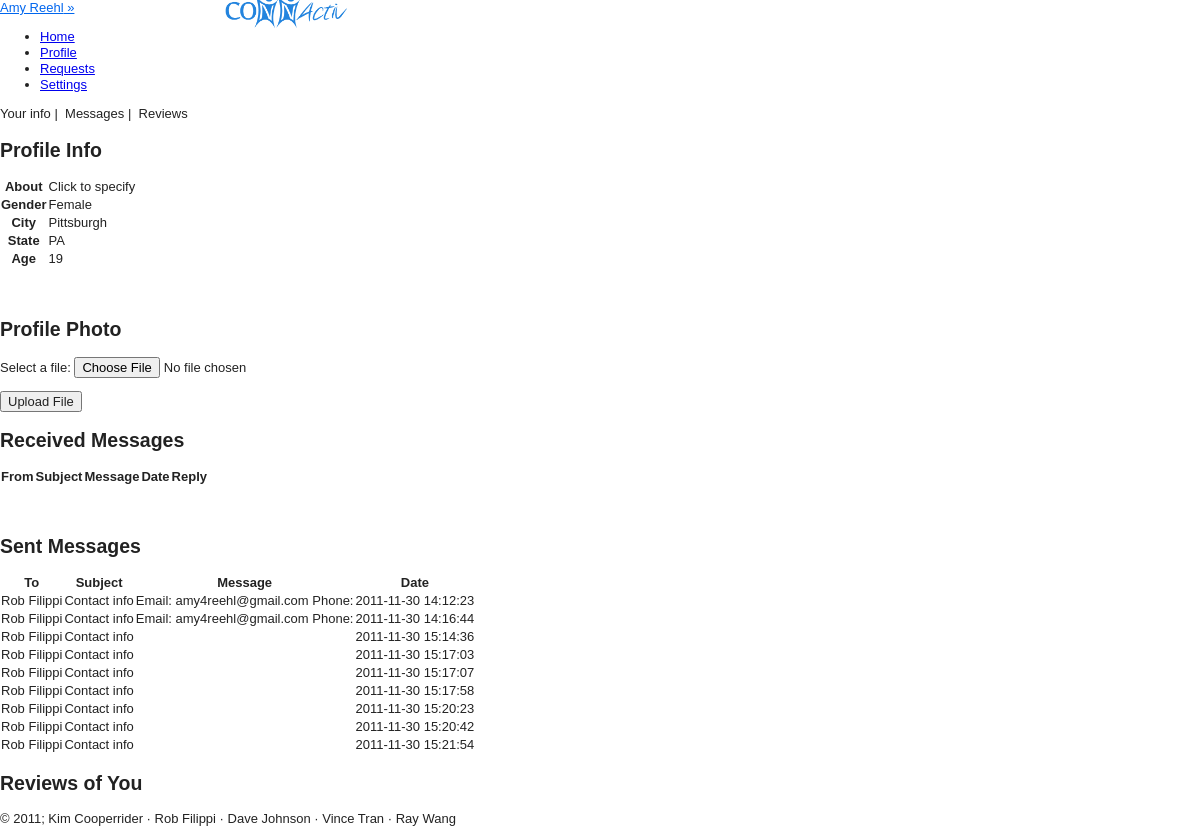
Before: /views/profile.php (signed in) with the older database file.
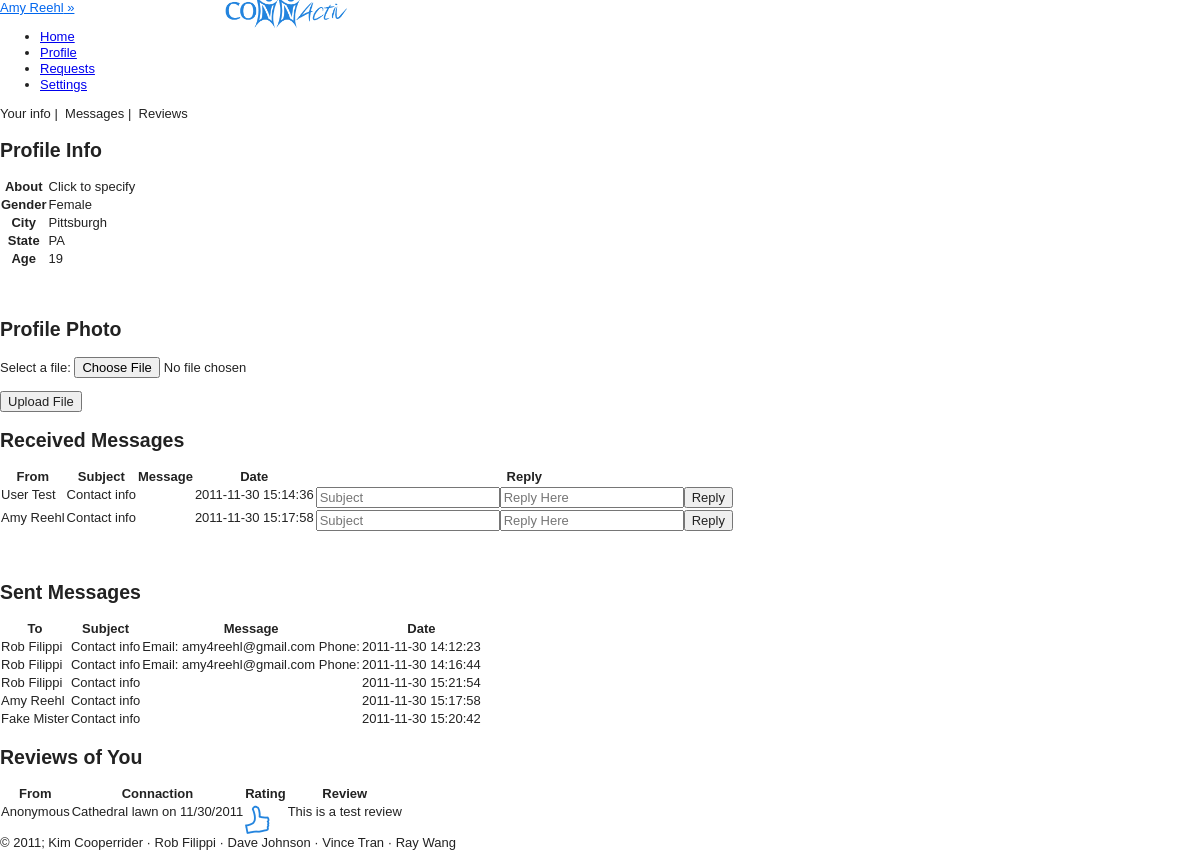
After: the same page with the newer database file.
### tables this page shows
CREATE TABLE IF NOT EXISTS `users` (
  `USER_ID` int(11) NOT NULL AUTO_INCREMENT,
  `PASSWORD` varchar(100) NOT NULL,
  `FIRST_NAME` char(20) DEFAULT NULL,
  `LAST_NAME` char(20) DEFAULT NULL,
  `STREET` varchar(25) DEFAULT NULL,
  `CITY` char(20) DEFAULT NULL,
  `STATE` char(2) DEFAULT NULL,
  `ZIP` int(11) DEFAULT NULL,
  `PHONE` char(12) DEFAULT NULL,
  `INTERESTS` varchar(4000) DEFAULT NULL,
  `PROFILE_PIC` varchar(45) NOT NULL DEFAULT '../public/images/avatar.png',
  `EMAIL` varchar(25) DEFAULT NULL,
  `DOB` date DEFAULT NULL,
  `GENDER` char(1) DEFAULT NULL,
  PRIMARY KEY (`USER_ID`)
);

CREATE TABLE IF NOT EXISTS `messages` (
  `FROM_USER` int(11) NOT NULL,
  `TO_USER` int(11) NOT NULL,
  `SUBJECT` varchar(100) DEFAULT NULL,
  `BODY` varchar(4000) DEFAULT NULL,
  `DATE` datetime NOT NULL DEFAULT '0000-00-00 00:00:00',
  PRIMARY KEY (`FROM_USER`,`TO_USER`,`DATE`)
);

CREATE TABLE IF NOT EXISTS `reviews` (
  `USER_ID` int(11) NOT NULL,
  `FROM_USER` int(11) NOT NULL,
  `IS_ANONYMOUS` int(11) DEFAULT '0',
  `CONNACTION_ID` int(11) NOT NULL,
  `IS_POSITIVE` int(11) DEFAULT NULL,
  `REVIEW_DATE` date DEFAULT NULL,
  `REVIEW` varchar(4000) DEFAULT NULL,
  PRIMARY KEY (`FROM_USER`,`CONNACTION_ID`)
);

CREATE TABLE IF NOT EXISTS `connactions` (
  `CONNACTION_ID` int(11) NOT NULL AUTO_INCREMENT,
  `POST_TIME` date NOT NULL,
  `USER_ID` int(11) NOT NULL,
  `LOCATION` varchar(255) NOT NULL,
  `START_TIME` datetime DEFAULT NULL,
  `MESSAGE` varchar(4000) DEFAULT NULL,
  `END_TIME` datetime DEFAULT NULL,
  `UNIQUE_NETWORK_ID` int(11) NOT NULL,
  `IS_PRIVATE` int(11) DEFAULT '0',
  PRIMARY KEY (`CONNACTION_ID`)
);

### views/config.php (called while the page is built, shortened)
<?php
include("functions_connactions.php");
include("functions_recommendations.php");
	function cookieExists(){
		if(isset($_COOKIE['ID_my_site']))
			return TRUE;
		else
			return FALSE;
	}
	function validCookie(){
		$username = $_COOKIE['ID_my_site'];
		$pass = $_COOKIE['Key_my_site'];
		$info = getDatabaseInfo("users", "email", $username);
			if ($pass != $info['PASSWORD']) {
				return FALSE;
			}
			else{
				return TRUE;
 			}
	}
	function getDatabaseInfo($table, $attribute, $value){
		$check = getResourceIDs($table, $attribute, $value);
		return mysql_fetch_array($check);
	}
	function getResourceIDs($table, $attribute, $value){
		$check = mysql_query("SELECT * FROM $table WHERE $attribute = '$value'")or die(mysql_error());
		return $check;
	}
	function getName(){
		if(cookieExists())
		{
			if (validCookie()) {
				$username = $_COOKIE['ID_my_site'];
				$info = getDatabaseInfo("users", "email", $username);
				return $info['FIRST_NAME'] . " " . $info['LAST_NAME'];
			}
		}
	}
	function getUserID(){
		if(cookieExists())
		{
			if (validCookie()) {
				$username = $_COOKIE['ID_my_site'];
				$info = getDatabaseInfo("users", "email", $username);
				return $info['USER_ID'];
			}
		}
	}
	function getUserName($userID){
		$info = getDatabaseInfo("users", "user_id", $userID);
		return $info['FIRST_NAME'] . " " . $info['LAST_NAME'];
	}
	function getAboutMe($userID){
		$info = getDatabaseInfo("users", "user_id", $userID);
		if($info['INTERESTS'])
			return $info['INTERESTS'];
		else
			return "Click to specify";
	}
	function getUserGender($userID){
		$info = getDatabaseInfo("users", "user_id", $userID);
		if($info['GENDER'] == 'M')
			$gender = "Male";
		else if($info['GENDER'] == 'F')
			$gender = "Female";
		else
			$gender = "Click to specify";
		return $gender;
	}
	function getAge($userID){
		$today = getDate();
		$info = getDatabaseInfo("users", "user_id", $userID);
		if($info['DOB']){
			$DOB = date_parse($info['DOB']);
			$age = $today["year"] - $DOB["year"];
			if(($today["mon"] - $DOB["month"]) < 0)
				return $age - 1;
			else if(($today["mon"] - $DOB["month"]) > 0)
				return $age;
			else{
				if(($today["mday"] - $DOB["day"]) < 0)
						return $age - 1;
				else
					return $age;
			}
		}
		else
			return "Click to specify";
	}
	function getUserState($userID) {
		$info = getDatabaseInfo("users", "user_id", $userID);
		$state = $info['STATE'];
		return $state;
	}
	function getUserCity($userID) {
		$info = getDatabaseInfo("users", "user_id", $userID);
		$city = $info['CITY'];
		return $city;
	}
	function getIncMessages($userid){
		$incMessages = array();
		$query = "select * from messages where to_user = ".$userid;
		$result = mysql_query($query);
		while($info = mysql_fetch_array($result)){
			$incMessages[] = $info;
		}
		return $incMessages;
	}
	function getSentMessages($userid){
		$incMessages = array();
		$query = "select * from messages where from_user = ".$userid;
		$result = mysql_query($query);
		while($info = mysql_fetch_array($result)){
			$incMessages[] = $info;
		}
		return $incMessages;
	}
?>

### views/functions_recommendations.php (called while the page is built, shortened)
<?
function getAllReviews($userid){
	$reviews = array();
		$query = "SELECT * FROM reviews WHERE user_id = ".$userid;
	$result = mysql_query($query) or die(mysql_error());
	while($row = mysql_fetch_array($result)){
		$reviews[] = $row;
	}
	return $reviews;
}
?>

### views/profile.php (the view, shortened to what this page needs)
<? include("header.php");
	if(cookieExists())
	{
		if (!validCookie()) {
			header("Location: ../index.html");
		}
		else{
				$userID = getUserID();
			?>
			<div class="page">
				<div class="pageViewer">
					<span class="clickable active green" id="profile">Your info</span>&nbsp;|&nbsp;
					<span class="clickable green" id="messages">Messages</span>&nbsp;|&nbsp;
					<span class="clickable green" id="reviews">Reviews</span>
				</div>
			<div class="section" id="view_profile">
			<h2>Profile Info</h2>
			<div class="greyBorder">
			<form action="<?php echo $_SERVER['PHP_SELF']?>" method="post">
			<table class="simple_table" id="myInfo">
				<tr>
					<th>About</th>
					<td>
						<? $about = getAboutMe($userID); ?>
						<span class="clickable expander"><? echo $about ?><span class='editIcon'></span></span>
					</td>
				</tr>
				<tr>
					<th>Gender</th>
					<td>
					<? $sex = getUserGender($userID);
					?>
						<span class="clickable expander"><? echo $sex ?><span class='editIcon'></span></span>
					</td>
				</tr>
				<tr>
					<th>City</th>
					<td>
					<? $city = getUserCity($userID); ?>
					<span class="clickable expander"><? echo $city ?><span class='editIcon'></span></span>
					</td>
				</tr>
				<tr>
					<th>State</th>
					<td>
					<? $st = getUserState($userID); ?>
					<span class="clickable expander"><? echo $st ?><span class='editIcon'></span></span>
					</td>
				</tr>
				<tr>
					<th>Age</th>
					<td>
						<? $age = getAge($userID); ?>
						<span class="clickable expander"><? echo $age ?><span class='editIcon'></span></span>
					</td>
				</tr>
				</form>
			</div>
			<br/><br/>
				<h2>Profile Photo</h2>
				<div class="greyBorder">
				<form action="<?php echo $_SERVER['PHP_SELF']; ?>" method="post" enctype="multipart/form-data">
						<p>
							<label for="file">Select a file:</label> <input type="file" name="userfile" id="file"> <br />
							<input type = 'hidden' name = 'fileupload' /></p>
							<button>Upload File</button>
				</form>
				</div>
			</div>
			<div class="section" id="view_messages">
				<h2>Received Messages</h2>
			<table id="receivedMessages" class="alternating regular_table">
				<thead>
					<tr>
						<th>From</th>
						<th>Subject</th>
						<th>Message</th>
						<th>Date</th>
						<th>Reply</th>
					</tr>
				</thead>
				<tbody>
				<?php
					$incMessages = getIncMessages(getUserID());
						foreach($incMessages as $message){
							echo "<tr><td>".getUserName($message['FROM_USER'])."</td>";
							echo "<td>".$message['SUBJECT']."</td>";
							echo "<td>".$message['BODY']."</td>";
							echo "<td>".$message['DATE']."</td>";
							echo "<td><form action = ".$_SERVER['PHP_SELF']." method = 'post'><input = 'textbox' placeholder = 'Subject' name = 'reply[]'><input = 'textarea' placeholder = 'Reply Here' name = 'reply[]'><input type = 'submit' name = 'reply[]' value = 'Reply'/><input type = 'hidden' name = 'reply[]' value = '".$message['FROM_USER']."'/></form></td>";
							echo "</tr>";
						}
				?>
				</tbody>
			</table>
				<br/><br/>
				<h2>Sent Messages</h2>
			<table id="sentMessages" class="alternating regular_table">
				<thead>
				<tr>
					<th>To</th>
					<th>Subject</th>
					<th>Message</th>
					<th>Date</th>
				</tr>
				</thead>
				<tbody>
				<?php
					$sentMessages = getSentMessages(getUserID());
					foreach($sentMessages as $message){
						echo "<tr>";
						echo "<td>".getUserName($message['TO_USER'])."</td>";
						echo "<td>".$message['SUBJECT']."</td>";
						echo "<td>".$message['BODY']."</td>";
						echo "<td>".$message['DATE']."</td>";
						echo "</tr>";
					}
				?>
				</tbody>
			</table>
			</div>
			<div class="section" id="view_reviews">
			<h2>Reviews of You</h2>
			<?
			$review = getAllReviews($userID);
			echo getFormattedReviews($review);
			?>
			</div>
			</div>
			<?php
		}
	}
	else {
		header("Location: ../index.html");
	}
	include('footer.php');
?>

### views/header.php (shortened to what this page needs)
<? include_once("config.php"); ?>
<!DOCTYPE HTML>
<html>
<head>
<link type="text/css" rel="stylesheet" href="../styles/defaults.css"/>
<link type="text/css" rel="stylesheet/less" href="../styles/style.less"/>
<link type="text/css" rel="stylesheet/less" href="../styles/posts.less"/>
<link type="text/css" rel="stylesheet/less" href="../styles/sidebar.less"/>
<link type="text/css" rel="stylesheet" href="../styles/demo_table.css"/>
<link type="text/css" rel="stylesheet" href="../styles/validationEngine.jquery.css" />
<link type="text/css" rel="stylesheet" href="../styles/jquery.fancybox-1.3.4.css" />
</head>
<body>
<div id="container">
	<header>
	<a id="user_login" href="#"><? echo getName(); ?>&nbsp;&raquo;</a>
	<span style=" position: absolute; left: 220px">
		<img height="40" style="margin-top: -10px;" src="../public/images/logo.png"/>
	</span>
			<span id="top-nav">
				<ul id="nav">
					<li class="headerlink" id="link_home"><a class="top_links" id="home" href="home.php">Home</a></li>
					<li class="headerlink" id="link_profile"><a class="top_links" id="profile" href="profile.php">Profile</a></li>
					<li class="headerlink" id="link_requests"><a class="top_links" id="requests" href="requests.php">Requests</a></li>
					<li class="headerlink" id="link_settings"><a class="top_links" id="settings" href="settings.php">Settings</a></li>
				</ul>
			</span>
	</header>
	<div id="content">

### views/footer.php
</div>
<div id="footer">&copy; 2011; Kim Cooperrider &middot; Rob Filippi &middot; Dave Johnson &middot; Vince Tran &middot; Ray Wang</div>
</div>
</body>
</html>

### views/functions_connactions.php (shortened to what this page needs)
<?
	function getFormattedReviews($review) {
		$details = "";
		if(sizeof($review) > 0){
			$details .= "<table class='alternating regular_table'>";
			$details .= "<thead><th>From</th><th>Connaction</th><th>Rating</th><th>Review</th></tr></thead>";
			$details .= "<tbody>";
			foreach($review as $rev){
				if($rev['IS_POSITIVE'] == 1){$posNeg = "<td><img src='../public/images/thumbs_up.png' height='30'/></td>";}
				else{$posNeg = "<td><img  src='../public/images/thumbs_down.png' height='30'/></td>";}
				if($rev['IS_ANONYMOUS'] == 1){$from = "Anonymous";}
				else{$from = getUserName($rev['FROM_USER']);}
				$connactInfo = getConnactionActivity($rev['CONNACTION_ID']);
				$loc = getConnactionLocation($rev['CONNACTION_ID']);
				$date = getConnactionDate($rev['CONNACTION_ID'], "START");
				$connactInfo = '';
				if ($loc) $connactInfo .= $loc;
				if ($date) $connactInfo .= " on $date";
				$details .= "<tr><td>".$from."</td><td>$connactInfo</td>".$posNeg."<td>".$rev['REVIEW']."</td></tr>";
			}
			$details .= "</tbody></table>";
		}
		return $details;
	}
	function getConnactionActivity($connactionID){
		$activityID = getDatabaseInfo("connactions", "connaction_id", $connactionID);
		$act = getDatabaseInfo("unique_networks", "unique_network_id", $activityID['UNIQUE_NETWORK_ID']);
		$activity = getDatabaseInfo("activities", "activity_id", $act['ACTIVITY_ID']);
		$activityName = $activity['ACTIVITY_NAME'];
		return $activityName;
	}
	function getConnactionDate($connactionID, $argument){
		$dateID = getDatabaseInfo("connactions", "connaction_id", $connactionID);
		$date = $dateID[$argument.'_TIME'];
		$dateParsed = date_parse($date);
		$newDate = $dateParsed["month"].'/'.$dateParsed["day"].'/'.$dateParsed["year"];
		return $newDate;
	}
	function getConnactionLocation($connactionID){
		$connaction = getDatabaseInfo("connactions", "connaction_id", $connactionID);
		$location = $connaction['LOCATION'];
		return $location;
	}
?>

### styles/defaults.css (style rules this page uses)
article, aside, details, figcaption, figure, footer, header, hgroup, nav, section { display: block; }
html { font-size: 100%; overflow-y: scroll; -webkit-text-size-adjust: 100%; -ms-text-size-adjust: 100%; }
body { margin: 0; font-size: 13px; line-height: 1.231; }
body, button, input, select, textarea { font-family: sans-serif; color: #222; }
a { color: #00e; }
ul, ol { margin: 1em 0; padding: 0 0 0 40px; }
img { border: 0; -ms-interpolation-mode: bicubic; vertical-align: middle; }
form { margin: 0; }
label { cursor: pointer; }
button, input, select, textarea { font-size: 100%; margin: 0; vertical-align: baseline; *vertical-align: middle; }
button, input { line-height: normal; *overflow: visible; }
table button, table input { *overflow: auto; }
button, input[type="button"], input[type="reset"], input[type="submit"] { cursor: pointer; -webkit-appearance: button; }
table { border-collapse: collapse; border-spacing: 0; }
td { vertical-align: top; }

Changed rows visible on the page:
removed messages: TO_USER.LAST_NAME "Rob Filippi", SUBJECT "Contact info", DATE "2011-11-30 15:14:36", shown under "Sent Messages"
removed messages: TO_USER.LAST_NAME "Rob Filippi", SUBJECT "Contact info", DATE "2011-11-30 15:17:03", shown under "Sent Messages"
removed messages: TO_USER.LAST_NAME "Rob Filippi", SUBJECT "Contact info", DATE "2011-11-30 15:17:07", shown under "Sent Messages"
removed messages: TO_USER.LAST_NAME "Rob Filippi", SUBJECT "Contact info", DATE "2011-11-30 15:17:58", shown under "Sent Messages"
removed messages: TO_USER.LAST_NAME "Rob Filippi", SUBJECT "Contact info", DATE "2011-11-30 15:20:23", shown under "Sent Messages"
removed messages: TO_USER.LAST_NAME "Rob Filippi", SUBJECT "Contact info", DATE "2011-11-30 15:20:42", shown under "Sent Messages"
added messages: FROM_USER.LAST_NAME "User Test", SUBJECT "Contact info", DATE "2011-11-30 15:14:36", shown under "Received Messages"
added messages: FROM_USER.LAST_NAME "Amy Reehl", SUBJECT "Contact info", DATE "2011-11-30 15:17:58", TO_USER.LAST_NAME "Amy Reehl"
added messages: TO_USER.LAST_NAME "Fake Mister", SUBJECT "Contact info", DATE "2011-11-30 15:20:42", shown under "Sent Messages"
added reviews: IS_ANONYMOUS "Anonymous", CONNACTION_ID.USER_ID "Cathedral lawn on 11/30/2011", IS_POSITIVE 1 (drawn), REVIEW "This is a test review"
Other visible differences:
text now shown: "From Connaction Rating Review"
